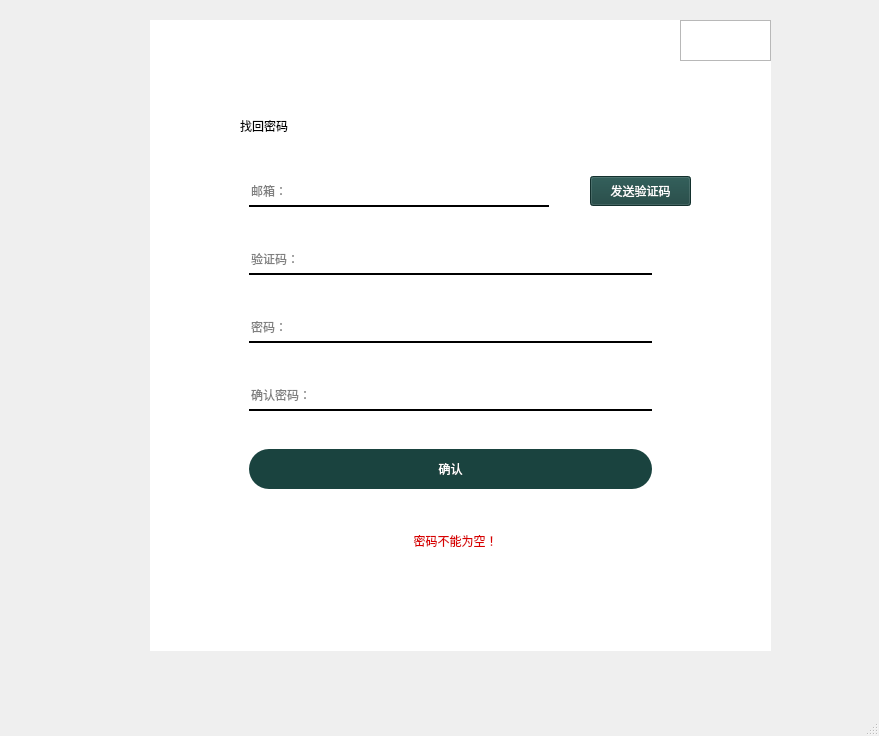
<?xml version="1.0" encoding="UTF-8"?>
<ui version="4.0">
 <class>FindWindow</class>
 <widget class="QMainWindow" name="FindWindow">
  <property name="geometry">
   <rect>
    <x>0</x>
    <y>0</y>
    <width>879</width>
    <height>736</height>
   </rect>
  </property>
  <property name="windowTitle">
   <string>MainWindow</string>
  </property>
  <widget class="QWidget" name="centralwidget">
   <widget class="QFrame" name="frame">
    <property name="geometry">
     <rect>
      <x>150</x>
      <y>20</y>
      <width>621</width>
      <height>631</height>
     </rect>
    </property>
    <property name="sizePolicy">
     <sizepolicy hsizetype="Preferred" vsizetype="Preferred">
      <horstretch>0</horstretch>
      <verstretch>0</verstretch>
     </sizepolicy>
    </property>
    <property name="minimumSize">
     <size>
      <width>361</width>
      <height>381</height>
     </size>
    </property>
    <property name="styleSheet">
     <string notr="true">QWidget#frame{
background-color: rgb(255, 255, 255);
border-radius:20px;
}</string>
    </property>
    <property name="frameShape">
     <enum>QFrame::StyledPanel</enum>
    </property>
    <property name="frameShadow">
     <enum>QFrame::Raised</enum>
    </property>
    <widget class="QLabel" name="label">
     <property name="geometry">
      <rect>
       <x>90</x>
       <y>80</y>
       <width>171</width>
       <height>51</height>
      </rect>
     </property>
     <property name="sizePolicy">
      <sizepolicy hsizetype="Maximum" vsizetype="Maximum">
       <horstretch>0</horstretch>
       <verstretch>0</verstretch>
      </sizepolicy>
     </property>
     <property name="minimumSize">
      <size>
       <width>135</width>
       <height>31</height>
      </size>
     </property>
     <property name="styleSheet">
      <string notr="true">font: 20pt &quot;微软雅黑&quot;;
background-color:rgba(255, 255, 255, 0)</string>
     </property>
     <property name="text">
      <string>找回密码</string>
     </property>
    </widget>
    <widget class="QFrame" name="frame_2">
     <property name="geometry">
      <rect>
       <x>90</x>
       <y>130</y>
       <width>421</width>
       <height>371</height>
      </rect>
     </property>
     <property name="sizePolicy">
      <sizepolicy hsizetype="Preferred" vsizetype="Expanding">
       <horstretch>0</horstretch>
       <verstretch>10</verstretch>
      </sizepolicy>
     </property>
     <property name="minimumSize">
      <size>
       <width>231</width>
       <height>291</height>
      </size>
     </property>
     <property name="styleSheet">
      <string notr="true">QFrame{
	background-color: rgba(255, 255, 255, 0);
}
QPushButton:pressed{
	padding-top:5px;
	padding-left:5px;
}</string>
     </property>
     <layout class="QVBoxLayout" name="verticalLayout">
      <property name="spacing">
       <number>20</number>
      </property>
      <item>
       <widget class="QLineEdit" name="lineEdit_F_email_address">
        <property name="sizePolicy">
         <sizepolicy hsizetype="Expanding" vsizetype="Fixed">
          <horstretch>0</horstretch>
          <verstretch>0</verstretch>
         </sizepolicy>
        </property>
        <property name="minimumSize">
         <size>
          <width>0</width>
          <height>30</height>
         </size>
        </property>
        <property name="maximumSize">
         <size>
          <width>300</width>
          <height>16777215</height>
         </size>
        </property>
        <property name="styleSheet">
         <string notr="true">QLineEdit{
border:none;
border-bottom:1.5px solid black;
	font: 9pt &quot;微软雅黑&quot;;
}</string>
        </property>
        <property name="text">
         <string/>
        </property>
        <property name="placeholderText">
         <string>邮箱：</string>
        </property>
       </widget>
      </item>
      <item>
       <widget class="QLineEdit" name="lineEdit_F_check">
        <property name="sizePolicy">
         <sizepolicy hsizetype="Expanding" vsizetype="Fixed">
          <horstretch>0</horstretch>
          <verstretch>0</verstretch>
         </sizepolicy>
        </property>
        <property name="minimumSize">
         <size>
          <width>0</width>
          <height>30</height>
         </size>
        </property>
        <property name="styleSheet">
         <string notr="true">QLineEdit{
border:none;
border-bottom:1.5px solid black;
	font: 9pt &quot;微软雅黑&quot;;
}</string>
        </property>
        <property name="placeholderText">
         <string>验证码：</string>
        </property>
       </widget>
      </item>
      <item>
       <widget class="QLineEdit" name="lineEdit_F_password1">
        <property name="minimumSize">
         <size>
          <width>0</width>
          <height>30</height>
         </size>
        </property>
        <property name="styleSheet">
         <string notr="true">QLineEdit{
border:none;
border-bottom:1.5px solid black;
	font: 9pt &quot;微软雅黑&quot;;
}</string>
        </property>
        <property name="placeholderText">
         <string>密码：</string>
        </property>
       </widget>
      </item>
      <item>
       <widget class="QLineEdit" name="lineEdit_F_password2">
        <property name="minimumSize">
         <size>
          <width>0</width>
          <height>30</height>
         </size>
        </property>
        <property name="styleSheet">
         <string notr="true">QLineEdit{
	font: 9pt &quot;微软雅黑&quot;;
border:none;
border-bottom:1.5px solid black;
}</string>
        </property>
        <property name="placeholderText">
         <string>确认密码：</string>
        </property>
       </widget>
      </item>
      <item>
       <widget class="QPushButton" name="pushButton_F_ensure">
        <property name="minimumSize">
         <size>
          <width>0</width>
          <height>30</height>
         </size>
        </property>
        <property name="maximumSize">
         <size>
          <width>16777215</width>
          <height>40</height>
         </size>
        </property>
        <property name="styleSheet">
         <string notr="true">QPushButton{
border-radius:20px;
background-color: rgb(26, 67, 63);
color: rgb(255, 255, 255);
	font: 10pt &quot;微软雅黑&quot;;
}</string>
        </property>
        <property name="text">
         <string>确认</string>
        </property>
       </widget>
      </item>
     </layout>
    </widget>
    <widget class="QFrame" name="frame_10">
     <property name="geometry">
      <rect>
       <x>530</x>
       <y>0</y>
       <width>91</width>
       <height>41</height>
      </rect>
     </property>
     <property name="styleSheet">
      <string notr="true">QPushButton{
	border:none;
	background-color: rgba(255, 255, 255, 0);
}

QPushButton:hover{
	padding-top:5px;
	padding-left:5px;
}</string>
     </property>
     <property name="frameShape">
      <enum>QFrame::StyledPanel</enum>
     </property>
     <property name="frameShadow">
      <enum>QFrame::Raised</enum>
     </property>
     <layout class="QHBoxLayout" name="horizontalLayout_3">
      <item>
       <widget class="QPushButton" name="pushButton">
        <property name="text">
         <string/>
        </property>
        <property name="icon">
         <iconset resource="res.qrc">
          <normaloff>:/icons/icons/24gl-minimization.png</normaloff>:/icons/icons/24gl-minimization.png</iconset>
        </property>
       </widget>
      </item>
      <item>
       <widget class="QPushButton" name="pushButton_2">
        <property name="text">
         <string/>
        </property>
        <property name="icon">
         <iconset resource="res.qrc">
          <normaloff>:/icons/icons/Close.png</normaloff>:/icons/icons/Close.png</iconset>
        </property>
       </widget>
      </item>
     </layout>
    </widget>
    <widget class="QStackedWidget" name="stackedWidget">
     <property name="geometry">
      <rect>
       <x>130</x>
       <y>490</y>
       <width>351</width>
       <height>61</height>
      </rect>
     </property>
     <property name="minimumSize">
      <size>
       <width>229</width>
       <height>30</height>
      </size>
     </property>
     <property name="styleSheet">
      <string notr="true">background-color: rgba(255, 255, 255, 0);</string>
     </property>
     <property name="currentIndex">
      <number>5</number>
     </property>
     <widget class="QWidget" name="page_void"/>
     <widget class="QWidget" name="page_email_format_error">
      <layout class="QHBoxLayout" name="horizontalLayout_2">
       <item>
        <widget class="QLabel" name="label_2">
         <property name="minimumSize">
          <size>
           <width>211</width>
           <height>20</height>
          </size>
         </property>
         <property name="styleSheet">
          <string notr="true">font: 10pt &quot;微软雅黑&quot;;
color: rgb(217, 0, 0);</string>
         </property>
         <property name="text">
          <string>邮箱格式错误！</string>
         </property>
         <property name="alignment">
          <set>Qt::AlignCenter</set>
         </property>
        </widget>
       </item>
      </layout>
     </widget>
     <widget class="QWidget" name="page_check_invalid">
      <layout class="QHBoxLayout" name="horizontalLayout_4">
       <item>
        <widget class="QLabel" name="label_3">
         <property name="minimumSize">
          <size>
           <width>211</width>
           <height>20</height>
          </size>
         </property>
         <property name="styleSheet">
          <string notr="true">font: 10pt &quot;微软雅黑&quot;;
color: rgb(217, 0, 0);</string>
         </property>
         <property name="text">
          <string>验证码输入错误！</string>
         </property>
         <property name="alignment">
          <set>Qt::AlignCenter</set>
         </property>
        </widget>
       </item>
      </layout>
     </widget>
     <widget class="QWidget" name="page_code_inconsistent">
      <layout class="QHBoxLayout" name="horizontalLayout_5">
       <item>
        <widget class="QLabel" name="label_4">
         <property name="minimumSize">
          <size>
           <width>211</width>
           <height>20</height>
          </size>
         </property>
         <property name="styleSheet">
          <string notr="true">font: 10pt &quot;微软雅黑&quot;;
color: rgb(217, 0, 0);</string>
         </property>
         <property name="text">
          <string>两次密码输入不一致！</string>
         </property>
         <property name="alignment">
          <set>Qt::AlignCenter</set>
         </property>
        </widget>
       </item>
      </layout>
     </widget>
     <widget class="QWidget" name="page_check_error">
      <layout class="QHBoxLayout" name="horizontalLayout_6">
       <item>
        <widget class="QLabel" name="label_5">
         <property name="minimumSize">
          <size>
           <width>211</width>
           <height>20</height>
          </size>
         </property>
         <property name="styleSheet">
          <string notr="true">font: 10pt &quot;微软雅黑&quot;;
color: rgb(217, 0, 0);</string>
         </property>
         <property name="text">
          <string>验证码发送失败，请重试！</string>
         </property>
         <property name="alignment">
          <set>Qt::AlignCenter</set>
         </property>
        </widget>
       </item>
      </layout>
     </widget>
     <widget class="QWidget" name="page_not_blank">
      <layout class="QHBoxLayout" name="horizontalLayout_7">
       <item>
        <widget class="QLabel" name="label_6">
         <property name="minimumSize">
          <size>
           <width>211</width>
           <height>20</height>
          </size>
         </property>
         <property name="styleSheet">
          <string notr="true">font: 10pt &quot;微软雅黑&quot;;
color: rgb(217, 0, 0);</string>
         </property>
         <property name="text">
          <string>密码不能为空！</string>
         </property>
         <property name="alignment">
          <set>Qt::AlignCenter</set>
         </property>
        </widget>
       </item>
      </layout>
     </widget>
     <widget class="QWidget" name="page">
      <layout class="QHBoxLayout" name="horizontalLayout_8">
       <item>
        <widget class="QLabel" name="label_7">
         <property name="sizePolicy">
          <sizepolicy hsizetype="Preferred" vsizetype="Preferred">
           <horstretch>0</horstretch>
           <verstretch>0</verstretch>
          </sizepolicy>
         </property>
         <property name="minimumSize">
          <size>
           <width>211</width>
           <height>30</height>
          </size>
         </property>
         <property name="styleSheet">
          <string notr="true">font: 10pt &quot;微软雅黑&quot;;
color: rgb(217, 0, 0);</string>
         </property>
         <property name="text">
          <string>此邮箱未注册！</string>
         </property>
         <property name="alignment">
          <set>Qt::AlignCenter</set>
         </property>
        </widget>
       </item>
      </layout>
     </widget>
    </widget>
    <widget class="QListView" name="listView">
     <property name="geometry">
      <rect>
       <x>0</x>
       <y>0</y>
       <width>621</width>
       <height>631</height>
      </rect>
     </property>
     <property name="styleSheet">
      <string notr="true">border-image:url(:/pictures/pictures/find_password_background.jpg);
border-radius:20px;</string>
     </property>
    </widget>
    <widget class="QPushButton" name="pushButton_F_send">
     <property name="geometry">
      <rect>
       <x>440</x>
       <y>156</y>
       <width>101</width>
       <height>30</height>
      </rect>
     </property>
     <property name="minimumSize">
      <size>
       <width>0</width>
       <height>30</height>
      </size>
     </property>
     <property name="styleSheet">
      <string notr="true">QPushButton{
font: 9pt &quot;微软雅黑&quot;;
	background-color: rgb(26, 67, 63);
	color: rgb(255, 255, 255);
}
QPushButton:hover{
	padding-left:5px;
	padding-top:5px;
}</string>
     </property>
     <property name="text">
      <string>发送验证码</string>
     </property>
    </widget>
    <widget class="QListView" name="listView_2">
     <property name="geometry">
      <rect>
       <x>60</x>
       <y>70</y>
       <width>501</width>
       <height>501</height>
      </rect>
     </property>
     <property name="styleSheet">
      <string notr="true">background-color: rgba(255, 255, 255, 170);
border-radius:20px;</string>
     </property>
    </widget>
    <widget class="QLabel" name="label_8">
     <property name="geometry">
      <rect>
       <x>0</x>
       <y>0</y>
       <width>621</width>
       <height>41</height>
      </rect>
     </property>
     <property name="styleSheet">
      <string notr="true">background-color: rgb(255, 255, 255);
border-top-right-radius:20px;
border-top-left-radius:20px;</string>
     </property>
     <property name="text">
      <string/>
     </property>
    </widget>
    <zorder>listView</zorder>
    <zorder>listView_2</zorder>
    <zorder>label</zorder>
    <zorder>frame_2</zorder>
    <zorder>stackedWidget</zorder>
    <zorder>pushButton_F_send</zorder>
    <zorder>label_8</zorder>
    <zorder>frame_10</zorder>
   </widget>
  </widget>
  <widget class="QStatusBar" name="statusbar"/>
 </widget>
 <resources>
  <include location="res.qrc"/>
 </resources>
 <connections>
  <connection>
   <sender>pushButton</sender>
   <signal>clicked()</signal>
   <receiver>FindWindow</receiver>
   <slot>showMinimized()</slot>
   <hints>
    <hint type="sourcelabel">
     <x>553</x>
     <y>120</y>
    </hint>
    <hint type="destinationlabel">
     <x>458</x>
     <y>40</y>
    </hint>
   </hints>
  </connection>
  <connection>
   <sender>pushButton_2</sender>
   <signal>clicked()</signal>
   <receiver>FindWindow</receiver>
   <slot>close()</slot>
   <hints>
    <hint type="sourcelabel">
     <x>590</x>
     <y>112</y>
    </hint>
    <hint type="destinationlabel">
     <x>646</x>
     <y>40</y>
    </hint>
   </hints>
  </connection>
 </connections>
</ui>
